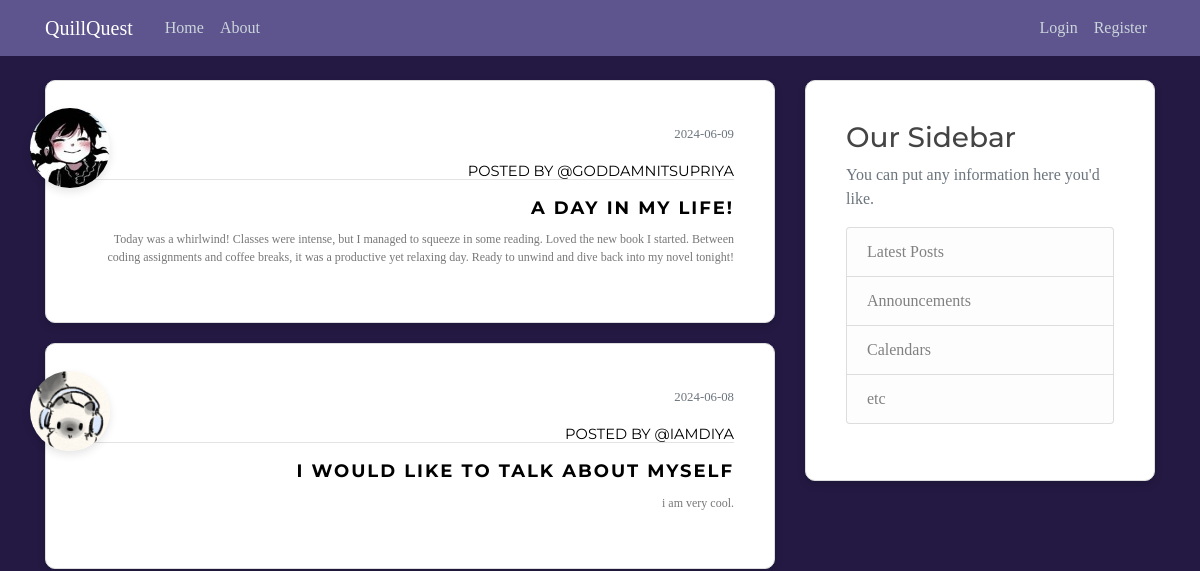
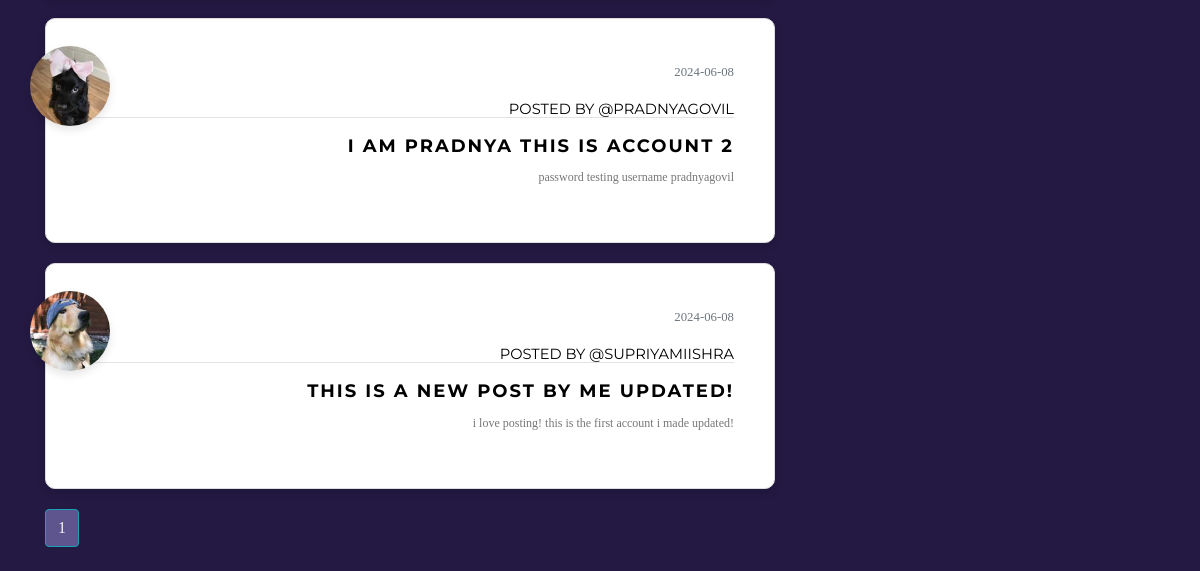
/home, run on an earlier commit of the app's database (2 pictures, top to bottom).
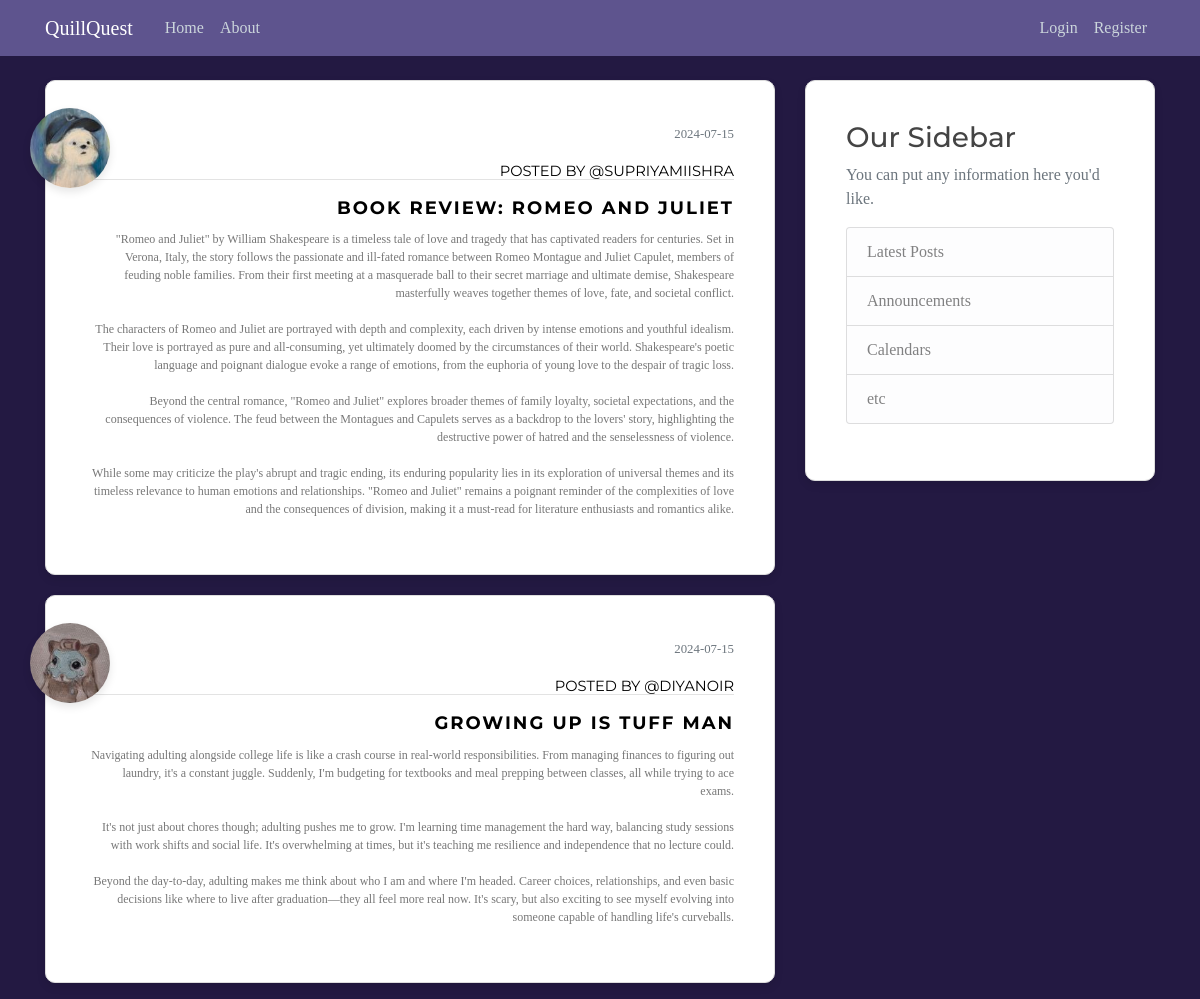
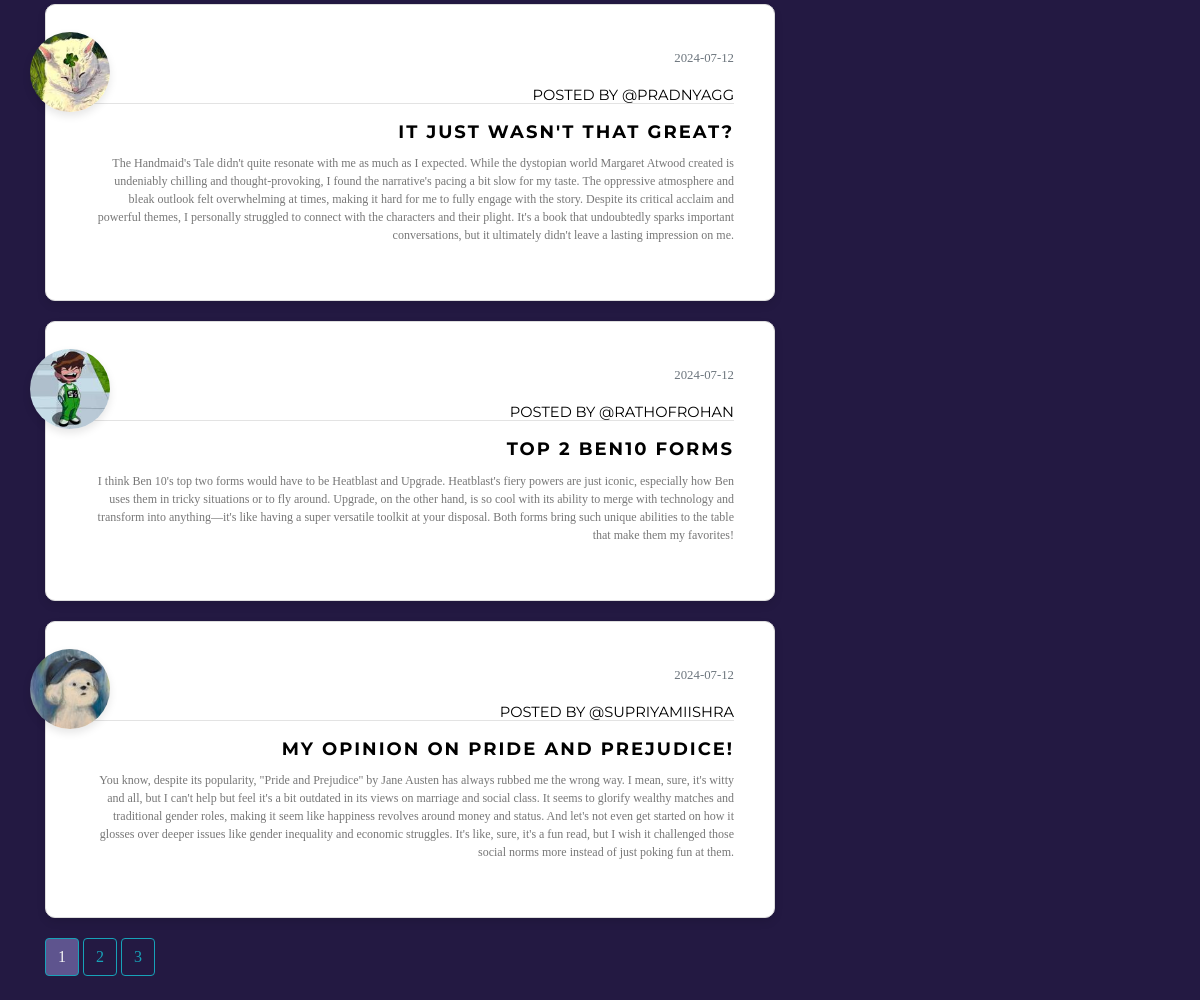
And on a later commit of the database (2 pictures, top to bottom).
### flaskblog/models.py (models this page shows, shortened)
class Post(db.Model):
    __tablename__ = "post"
    id = db.Column(db.Integer, primary_key= True )
    title = db.Column(db.String(100), nullable= False)
    date_posted= db.Column(db.DateTime, nullable= False, default= datetime.utcnow ) # no (): function as arguement; not current time
    content = db.Column(db.Text, nullable= False)
    user_id = db.Column( db.Integer, db.ForeignKey('user.id'), nullable = False) #lowercase user not class; table and column name

class User(db.Model, UserMixin): #import from db.Model
    __tablename__ = "user"
    id = db.Column(db.Integer, primary_key= True )
    username = db.Column(db.String(20), unique= True, nullable= False)
    email = db.Column(db.String(120), unique= True, nullable= False)
    image_file = db.Column(db.String(120), nullable= False, default = 'default.jpeg') #hashing for length
    password = db.Column(db.String(60), nullable= False)
    posts = db.relationship ('Post', backref = 'author', lazy =  True) #one-to-many relationship; backref: author attribute to get user of post ; lazy: loads in one go

### flaskblog/main/routes.py (the view)
@main.route("/")
@main.route("/home")
def home():
    page = request.args.get('page', 1, type=int)
    posts = Post.query.order_by(Post.date_posted.desc()).paginate(page=page, per_page=5)
    return render_template('home.html', posts=posts)

### flaskblog/templates/home.html
{% extends "layout.html" %}
{% block content %}
    {% for post in posts.items %}
      <article class="media content-section">
        <img class="rounded-circle article-img" style="width: 80px; height: 80px; box-shadow: 0 4px 8px rgba(0, 0, 0, 0.1);" src="{{ url_for('static', filename='profile_pics/' + post.author.image_file) }}">
        <div class="media-body" style="text-align: right;">
            <div class="article-metadata">
              <small class="text-muted"> {{ post.date_posted.strftime('%Y-%m-%d') }}</small>
              <br>
              <a style="font-size: 11pt;" href="{{  url_for('users.user_posts', username=post.author.username)  }}"> posted by @{{ post.author.username }} </a>
            </div>
            <h2> <a class="article-title"  style="font-weight:bold;" href="{{ url_for('posts.post', post_id=post.id) }}">{{ post.title }}</a> </h2>
            <p class="article-content">{{ post.content }}</p>
        </div>
      </article>
    {% endfor %}
    {% for page_num in posts.iter_pages( left_edge = 1, right_edge=1, left_current=1, right_current=2 ) %}
      {% if page_num %}
        {% if posts.page == page_num %}
        <a class="btn btn-info mb-4" style="color: whitesmoke; background-color: #5e548e;"  href="{{ url_for('main.home', page=page_num) }}">{{ page_num }}</a>
        {% else %}
          <a class="btn btn-outline-info mb-4" href="{{ url_for('main.home', page=page_num) }}">{{ page_num }}</a>
        {% endif %}
      {% else %}
        ...
      {% endif %}
    {% endfor %}
{% endblock %}

What changed in the data, as far as the page shows it:
no longer on this page (row unchanged): Post: image_file (picture), date_posted "2024-06-09", author.username "GODDAMNITSUPRIYA", title "A DAY IN MY LIFE!", content "Today was a whirlwind! Classes were intense, but I managed to squeeze in some reading. Loved the new book I started. Between coding assignments and coffee breaks, it was a productive yet relaxing day. Ready to unwind and dive back into my novel tonight!"
no longer on this page (row unchanged): Post: image_file (placeholder picture), date_posted "2024-06-08", author.username "IAMDIYA", title "I WOULD LIKE TO TALK ABOUT MYSELF", content "i am very cool."
removed Post: image_file (placeholder picture), date_posted "2024-06-08", author.username "PRADNYAGOVIL", title "I AM PRADNYA THIS IS ACCOUNT 2", content "password testing username pradnyagovil"
no longer on this page (row unchanged): Post: image_file (picture), date_posted "2024-06-08", author.username "SUPRIYAMIISHRA", title "THIS IS A NEW POST BY ME UPDATED!", content "i love posting! this is the first account i made updated!"
added Post: image_file (picture), date_posted "2024-07-15", author.username "SUPRIYAMIISHRA", title "BOOK REVIEW: ROMEO AND JULIET", content "\"Romeo and Juliet\" by William Shakespeare is a timeless tale of love and tragedy that has captivated readers for centuries. Set in Verona, Italy, the story follows the passionate and ill-fated romance between Romeo Montague and Juliet Capulet, members of feuding noble families. From their first meeting at a masquerade ball to their secret marriage and ultimate demise, Shakespeare masterfully weaves together themes of love, fate, and societal conflict. The characters of Romeo and Juliet are portrayed with depth and complexity, each driven by intense emotions and youthful idealism. Their love is portrayed as pure and all-consuming, yet ultimately doomed by the circumstances of their world.…"
added Post: image_file (picture), date_posted "2024-07-15", author.username "DIYANOIR", title "GROWING UP IS TUFF MAN", content "Navigating adulting alongside college life is like a crash course in real-world responsibilities. From managing finances to figuring out laundry, it's a constant juggle. Suddenly, I'm budgeting for textbooks and meal prepping between classes, all while trying to ace exams. It's not just about chores though; adulting pushes me to grow. I'm learning time management the hard way, balancing study sessions with work shifts and social life. It's overwhelming at times, but it's teaching me resilience and independence that no lecture could. Beyond the day-to-day, adulting makes me think about who I am and where I'm headed. Career choices, relationships, and even basic decisions like where to live…"
added Post: image_file (picture), date_posted "2024-07-12", author.username "PRADNYAGG", title "IT JUST WASN'T THAT GREAT?", content "The Handmaid's Tale didn't quite resonate with me as much as I expected. While the dystopian world Margaret Atwood created is undeniably chilling and thought-provoking, I found the narrative's pacing a bit slow for my taste. The oppressive atmosphere and bleak outlook felt overwhelming at times, making it hard for me to fully engage with the story. Despite its critical acclaim and powerful themes, I personally struggled to connect with the characters and their plight. It's a book that undoubtedly sparks important conversations, but it ultimately didn't leave a lasting impression on me."
added Post: image_file (picture), date_posted "2024-07-12", author.username "RATHOFROHAN", title "TOP 2 BEN10 FORMS", content "I think Ben 10's top two forms would have to be Heatblast and Upgrade. Heatblast's fiery powers are just iconic, especially how Ben uses them in tricky situations or to fly around. Upgrade, on the other hand, is so cool with its ability to merge with technology and transform into anything—it's like having a super versatile toolkit at your disposal. Both forms bring such unique abilities to the table that make them my favorites!"
added Post: image_file (picture), date_posted "2024-07-12", author.username "SUPRIYAMIISHRA", title "MY OPINION ON PRIDE AND PREJUDICE!", content "You know, despite its popularity, \"Pride and Prejudice\" by Jane Austen has always rubbed me the wrong way. I mean, sure, it's witty and all, but I can't help but feel it's a bit outdated in its views on marriage and social class. It seems to glorify wealthy matches and traditional gender roles, making it seem like happiness revolves around money and status. And let's not even get started on how it glosses over deeper issues like gender inequality and economic struggles. It's like, sure, it's a fun read, but I wish it challenged those social norms more instead of just poking fun at them."
Also different on the page:
new list line: "2"
new list line: "3"
